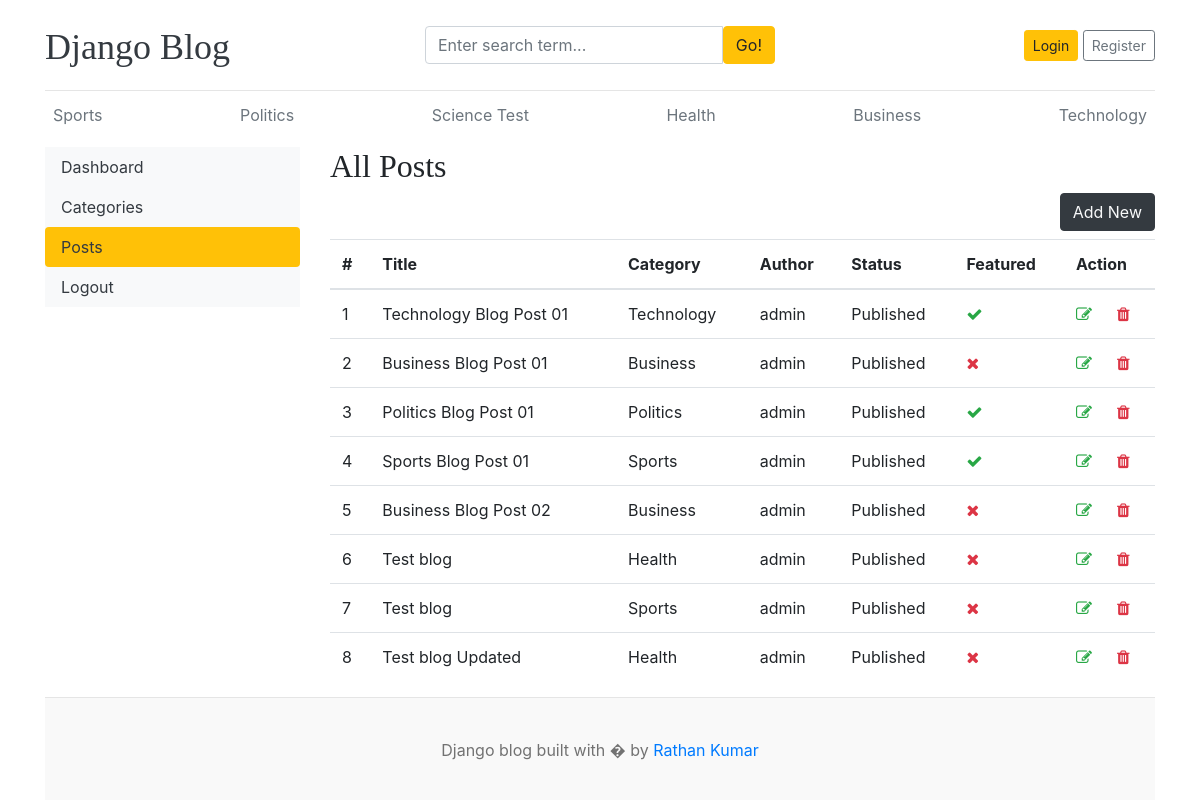
Before: /dashboard/posts/ with the older database file.
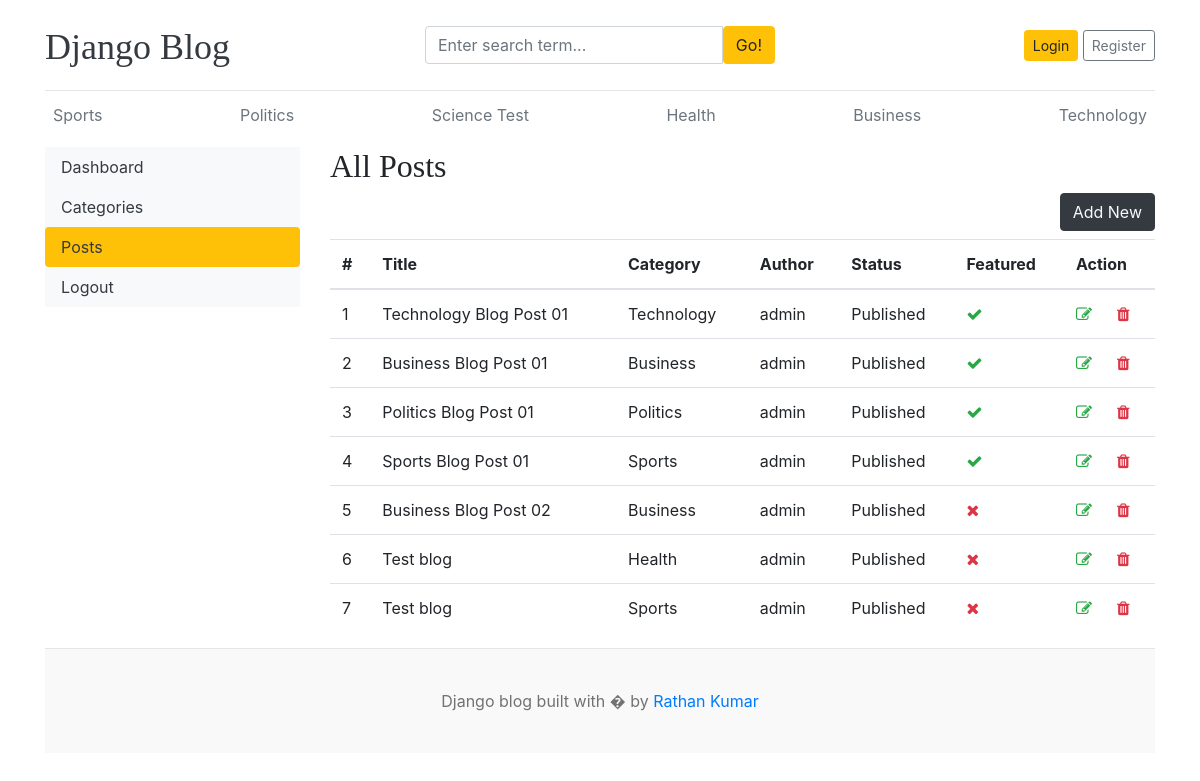
After: the same page with the newer database file.
### blogs/models.py (models this page shows, shortened)
class Category(models.Model):
    category_name = models.CharField(max_length=50, unique=True)
    created_at = models.DateTimeField(auto_now_add=True)
    updated_at = models.DateTimeField(auto_now=True)
    class Meta:
        verbose_name_plural = "categories"
    def __str__(self):
        return self.category_name

class Blog(models.Model):
    title = models.CharField(max_length=100)
    slug = models.SlugField(max_length=100, unique=True, blank=True)
    category = models.ForeignKey(Category, on_delete=models.CASCADE)
    author = models.ForeignKey(User, on_delete=models.CASCADE)
    featured_image = models.ImageField(upload_to="uploads/%Y/%m/%d")
    short_description = models.TextField(max_length=500)
    blog_body = models.TextField(max_length=2000)
    status = models.CharField(max_length=20, choices=STATUS_CHOICES, default="Draft")
    is_featured = models.BooleanField(default=False)
    created_at = models.DateTimeField(auto_now_add=True)
    updated_at = models.DateTimeField(auto_now=True)

### dashboards/views.py (the view)
# urls.py: path("posts/", views.posts, name="posts"),
def posts(request):
    posts = Blog.objects.all()
    context = {
        "posts": posts,
    }
    return render(request, "dashboard/posts.html", context)

### blogs/context_processors.py (called while the page is built)
def get_categories(request):
    categories = Category.objects.all()
    return dict(categories=categories)

### templates/dashboard/posts.html (shortened to what this page needs)
{% extends 'base.html' %}
{% block content %}
<div class="row">
    {% include 'dashboard/sidebar.html' %}
    <div class="col-md-9">
        <h2>All Posts</h2>
        <a href="{% url 'add_post' %}" class="btn btn-dark text-light float-right mb-2">Add New</a>
        <table class="table table-hover">
            <thead>
              <tr>
                <th>#</th>
                <th>Title</th>
                <th>Category</th>
                <th>Author</th>
                <th>Status</th>
                <th>Featured</th>
                <th>Action</th>
              </tr>
            </thead>
            <tbody>
            {% for post in posts %}
                <tr>
                    <td>{{ forloop.counter }}</th>
                    <td>{{ post.title }}</td>
                    <td>{{ post.category }}</td>
                    <td>{{ post.author }}</td>
                    <td>{{ post.status }}</td>
                    <td>
                      {% if post.is_featured %}
                        <i class="fa fa-check text-success"></i>
                      {% else %}
                        <i class="fa fa-times text-danger"></i>
                      {% endif%}
                    </td>
                    <td>
                        <a href="{% url 'edit_post' post.id %}"><i class="fa fa-edit text-success"></i></a>
                        <a href="{% url 'delete_post' post.id %}"><i class="fa fa-trash text-danger"></i></a>
                    </td>
                </tr>
            {% endfor %}
            </tbody>
          </table>
    </div>
</div>
{% endblock %}

### templates/base.html (shortened to what this page needs)
{% load static %}
<!DOCTYPE html>
<html lang="en">
<head>
    <link rel="stylesheet" href="https://cdnjs.cloudflare.com/ajax/libs/font-awesome/4.7.0/css/font-awesome.min.css">
    <link href="https://getbootstrap.com/docs/4.0/dist/css/bootstrap.min.css" rel="stylesheet">
    <link href="{% static 'css/blog.css' %}" rel="stylesheet">
  </head>
<body>
    <div class="container">
      <header class="blog-header py-3">
        <div class="row flex-nowrap justify-content-between align-items-center">
          <div class="col-4 pt-1">
            <a class="blog-header-logo text-dark" href="/">Django Blog</a>
          </div>
          <div class="col-4">
            <form action="{% url 'search' %}" method="GET">
              <div class="input-group">
                <input class="form-control" type="text" name="keyword" value="{{ keyword }}" placeholder="Enter search term..." aria-label="Enter search term..." aria-describedby="button-search" />
                <button type="submit" class="btn btn-warning" id="button-search" type="button">Go!</button>
            </div>
            </form>
          </div>
          <div class="col-4 d-flex justify-content-end align-items-center">
            {% if not user.is_authenticated %}
            <a class="btn btn-sm btn-warning" href="{% url 'login' %}">Login</a> &nbsp;
            <a class="btn btn-sm btn-outline-secondary" href="{% url 'register' %}">Register</a>
            {% else %}
            <span><a href="{% url 'dashboard' %}">Dashboard</a></span>
            &emsp;
            <span><a href="{% url 'logout' %}">Logout</a></span>
            {% endif %}
          </div>
        </div>
      </header>
      <div class="nav-scroller py-1 mb-2">
        <nav class="nav d-flex justify-content-between">
          {% for cat in categories %}
          <a class="p-2 text-muted" href="{% url 'posts_by_category' cat.id %}"> {{ cat.category_name }} </a>
          {% endfor %}
        </nav>
      </div>
{% block content %}
{% endblock %}
<footer class="blog-footer">
    <p>Django blog built with � by <a href="#">Rathan Kumar</a></p>
  </footer>
  </body>
  </html>

### templates/dashboard/sidebar.html
<div class="col-md-3">
    <div class="nav flex-column nav-pills bg-light" aria-orientation="vertical">
        <a href="{% url 'dashboard' %}" class="nav-link text-dark {% if '/dashboard/' == request.path %}bg-warning{% endif %}">Dashboard</a>
        <a href="{% url 'categories' %}" class="nav-link text-dark {% if '/categories/' in request.path %}bg-warning{% endif %}">Categories</a>
        <a href="{% url 'posts' %}" class="nav-link text-dark {% if '/posts/' in request.path %}bg-warning{% endif %}">Posts</a>
        <a href="" class="nav-link text-dark">Logout</a>
    </div>
</div>

### blog_main/static/css/blog.css (style rules this page uses)
.blog-header { border-bottom: 1px solid #e5e5e5; }
.blog-header-logo { font-family: "Playfair Display", Georgia, "Times New Roman", serif; font-size: 2.25rem; }
h1, h2, h3, h4, h5, h6 { font-family: "Playfair Display", Georgia, "Times New Roman", serif; }
.blog-footer { padding: 2.5rem 0; color: #727272; text-align: center; background-color: #f9f9f9; border-top: .05rem solid #e5e5e5; }
.blog-footer p:last-child { margin-bottom: 0; }

Changed rows visible on the page:
removed Blog: title "Test blog Updated", category "Health", author "admin", status "Published", is_featured False (drawn)
changed Blog "Business Blog Post 01": is_featured False → True (drawn)
